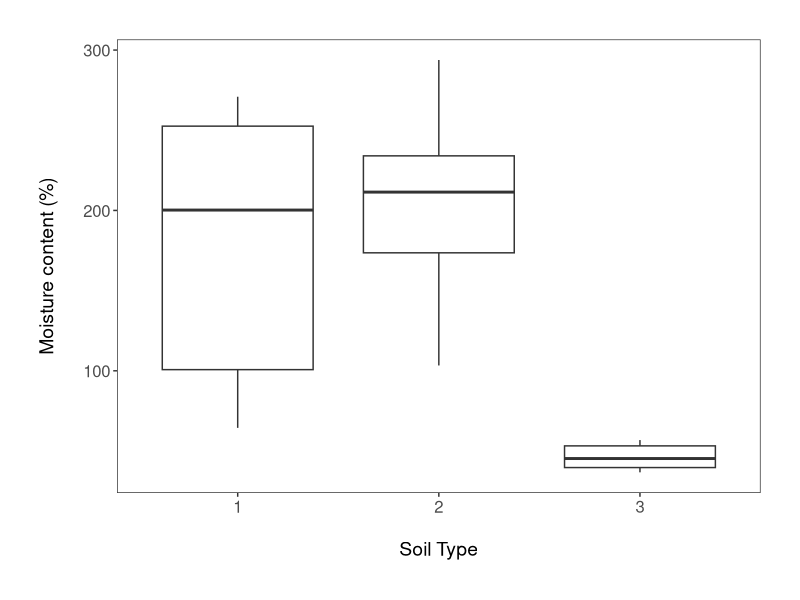
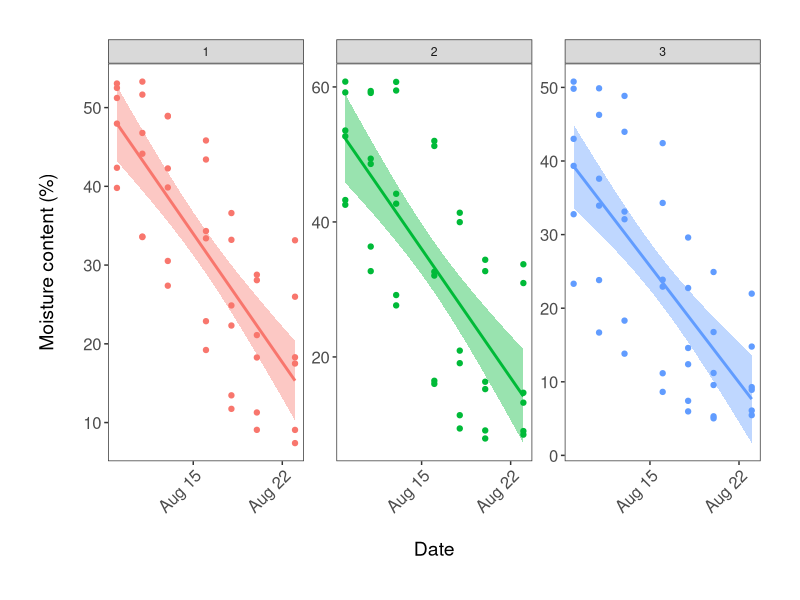
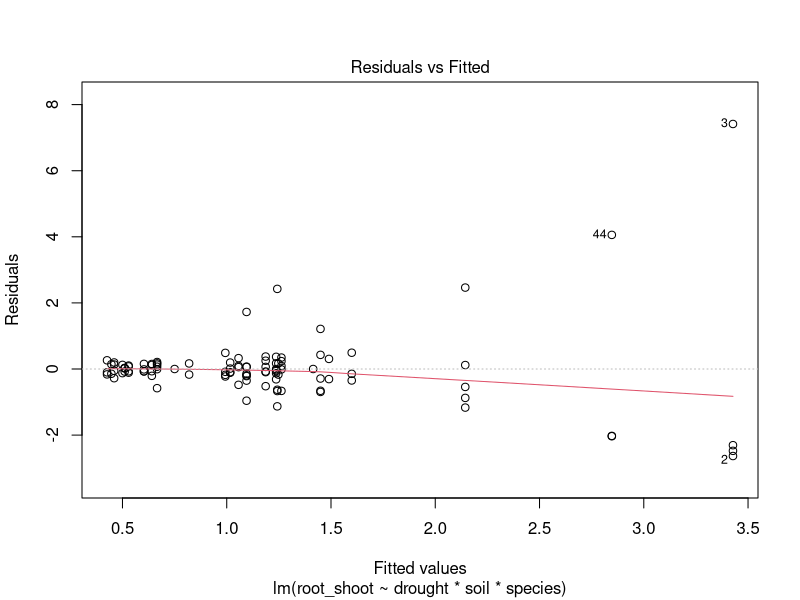
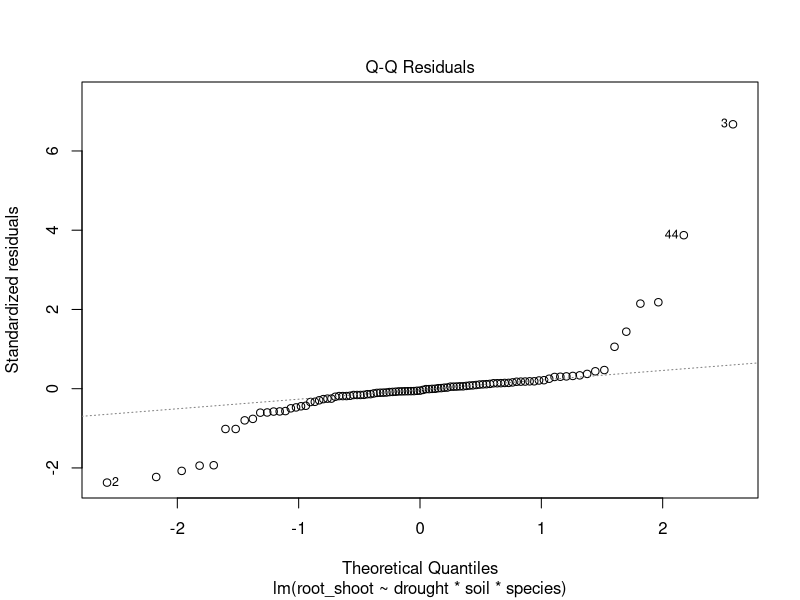
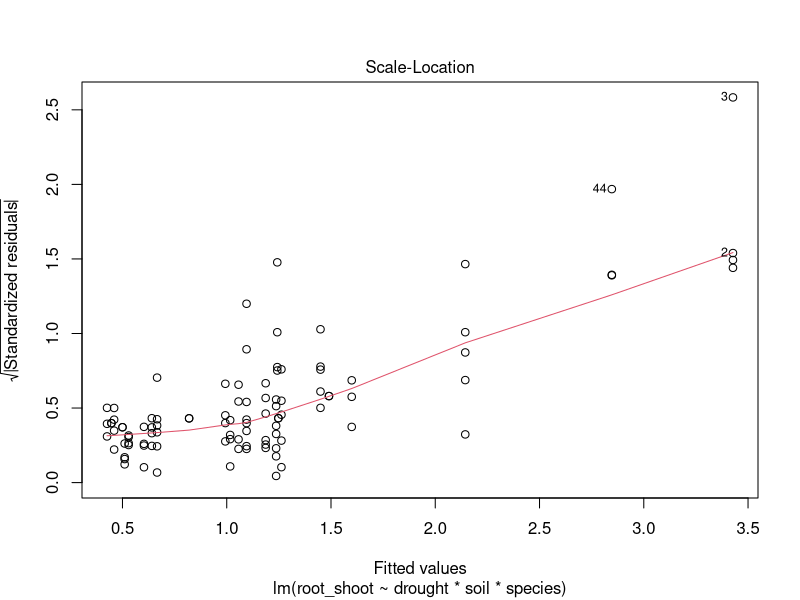
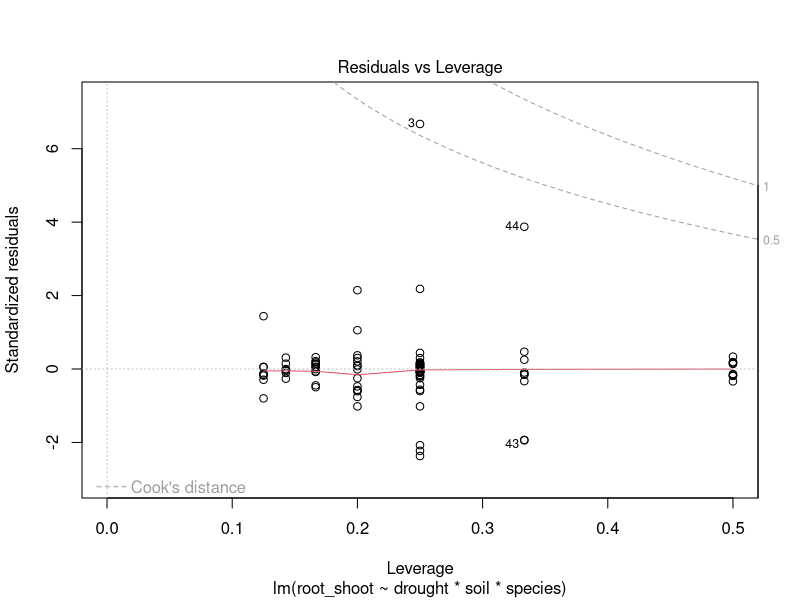
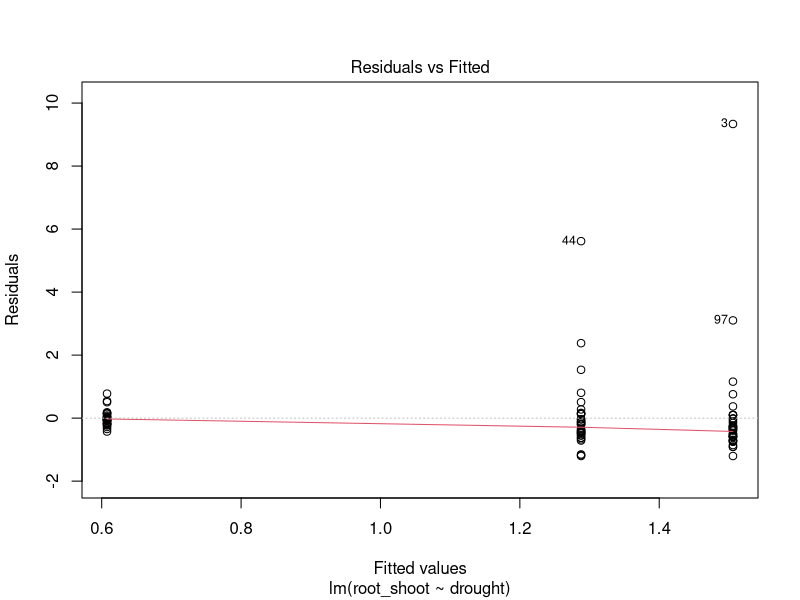
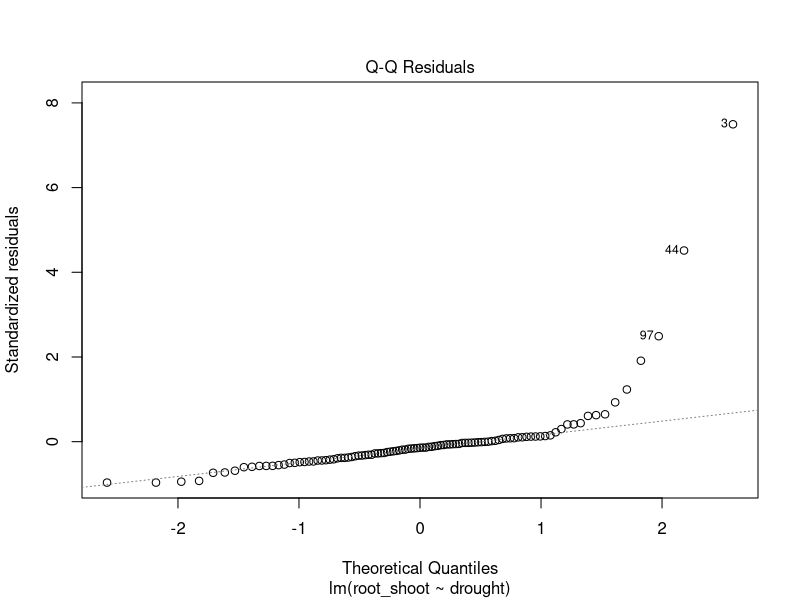

These figures' R source, in order:
## DISSERTATION PROJECT ##

# Libraries ----
library(tidyverse)
library(readxl)

# Import datasets ----
ratio <- read_excel("root-shoot.xls")
field_capacity <- read_excel("Field_capacity_diss.xlsx")
moisture <- read_excel("moisture.xlsx")
# Data manipulation ratio dataset ----
# Rename columns and create factor levels for species, drought level and soil type #
ratio <- rename(ratio, root_shoot = "Root/Shoot", drought = Drought_level, soil = Soil_Type, species = Species)
ratio <- mutate(ratio, species = as.factor(species), drought = as.factor(drought), soil = as.factor(soil))

# Data manipulation field capacity dataset ----
# water content = grams of water contained in the soil per pot
# moisture = mean and sd per pot measured by probe every other day in %
field_capacity <- field_capacity %>% 
  mutate(soil_type = as_factor(soil_type), pot_number = as_factor(pot_number)) %>% 
  mutate(water_content_gr = total_fresh-total_dry) %>%  # creating a new column for amount of water in soiil
  mutate(moisture_content_percent = ((total_fresh/total_dry)-1)*100)  # new column with moisture content in %

# checking for differences of soil moisture between soil types 
(soil_moisture_boxplot <- ggplot(field_capacity, aes(soil_type, moisture_content_percent)) +
    geom_boxplot() +
    theme_bw() +
    ylab("Moisture content (%)\n") +                             
    xlab("\nSoil Type")  +
    theme(axis.text = element_text(size = 12),
          axis.title = element_text(size = 14, face = "plain"),                     
          panel.grid = element_blank(),       
          plot.margin = unit(c(1,1,1,1), units = , "cm"),  
          legend.position = "none"))

#ggsave(soil_moisture_boxplot, file = "outputs/soil_moisture_boxplot.png", width = 5, height = 12) 

# Data manipulation for moisture measures ----
# moisture probe measures need to be plotted against time to see the progression 
# before relating them to the soil moisture content 
moisture <- moisture %>% 
  mutate(soil_type = as_factor(soil_type), pot = as_factor(pot))

(moisture_time_series <- ggplot(moisture, aes(date, mean_moisture, color = soil_type)) +
    geom_point() +
    geom_smooth(method = "lm", aes(fill = soil_type)) +
    facet_wrap(~ soil_type, scales = "free_y") +
    theme_bw() +
    ylab("Moisture content (%)\n") +                             
    xlab("\nDate")  +
    theme(axis.text.x = element_text(size = 12, angle = 45, vjust = 1, hjust = 1),  # making the dates at a bit of an angle
          axis.text.y = element_text(size = 12),
          axis.title = element_text(size = 14, face = "plain"),                        
          panel.grid = element_blank(),  
          plot.margin = unit(c(1,1,1,1), units = , "cm"),  # Adding a 1cm margin around the plot
          legend.text = element_text(size = 12, face = "italic"),  
          legend.title = element_blank(),  # Removing the legend title
          legend.position = "none")) 

#ggsave(moisture_time_series, file = "outputs/moisture_time_series.png", width = 5, height = 12) 

# I need to figure out a way to transform that moisture data into a percentage of the moisture content/field capacity of the soil types

# Stats ----
ratio_model <- lm(root_shoot ~ drought*soil*species, data = ratio)
summary(ratio_model)
anova(ratio_model)
plot(ratio_model)

ratio_model2 <- lm(root_shoot ~ drought, data = ratio)
summary(ratio_model2)
anova(ratio_model2)
plot(ratio_model2)

# Verification of assumptions # 
ratio_resids <- resid(ratio_model2)
shapiro.test(ratio_resids)
bartlett.test(root_shoot ~ drought, data = ratio)

# To see which drought level drives the significant results #
ratio_aov <- aov(root_shoot ~ drought, data = ratio)
TukeyHSD(ratio_aov)
